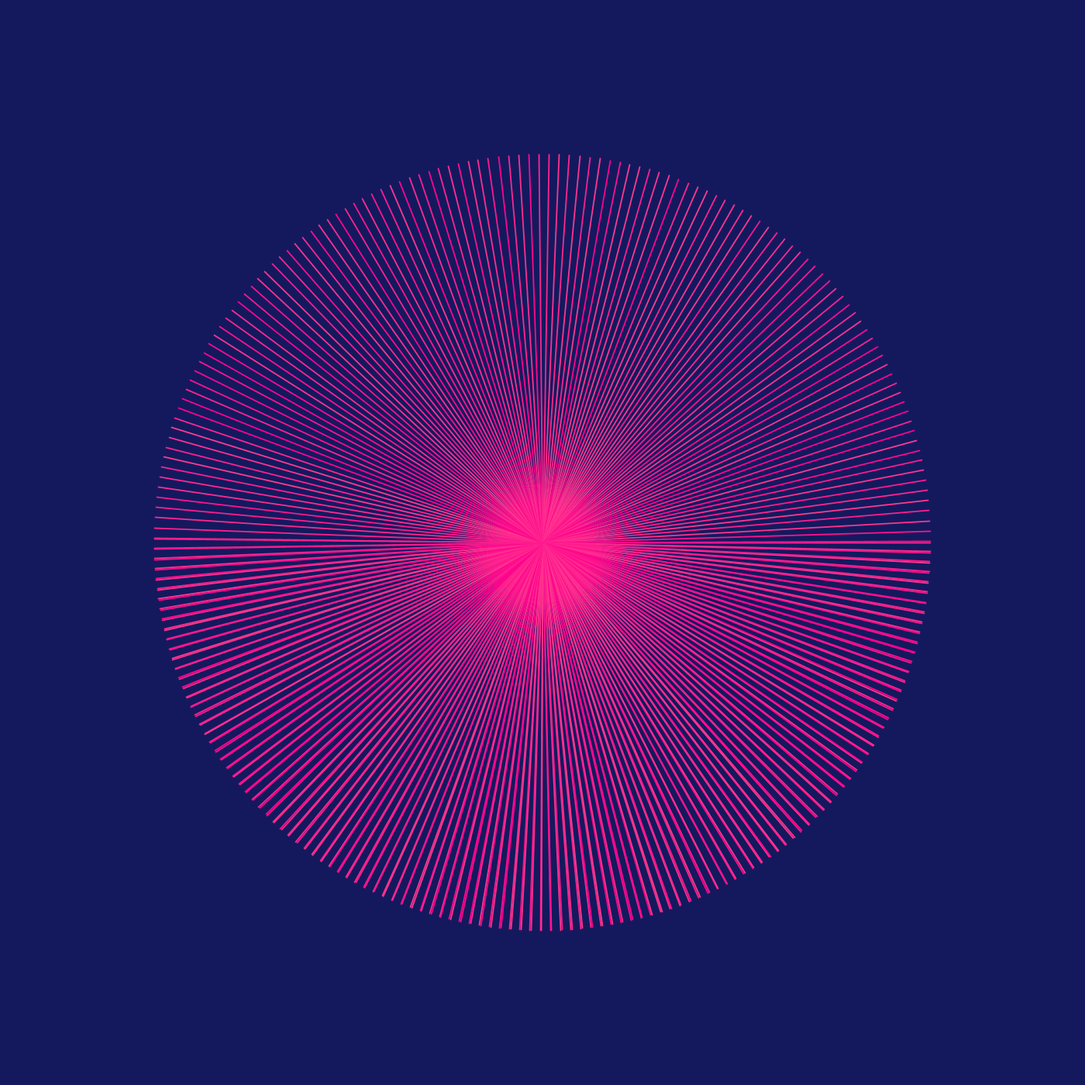
Frame 1 (no input)
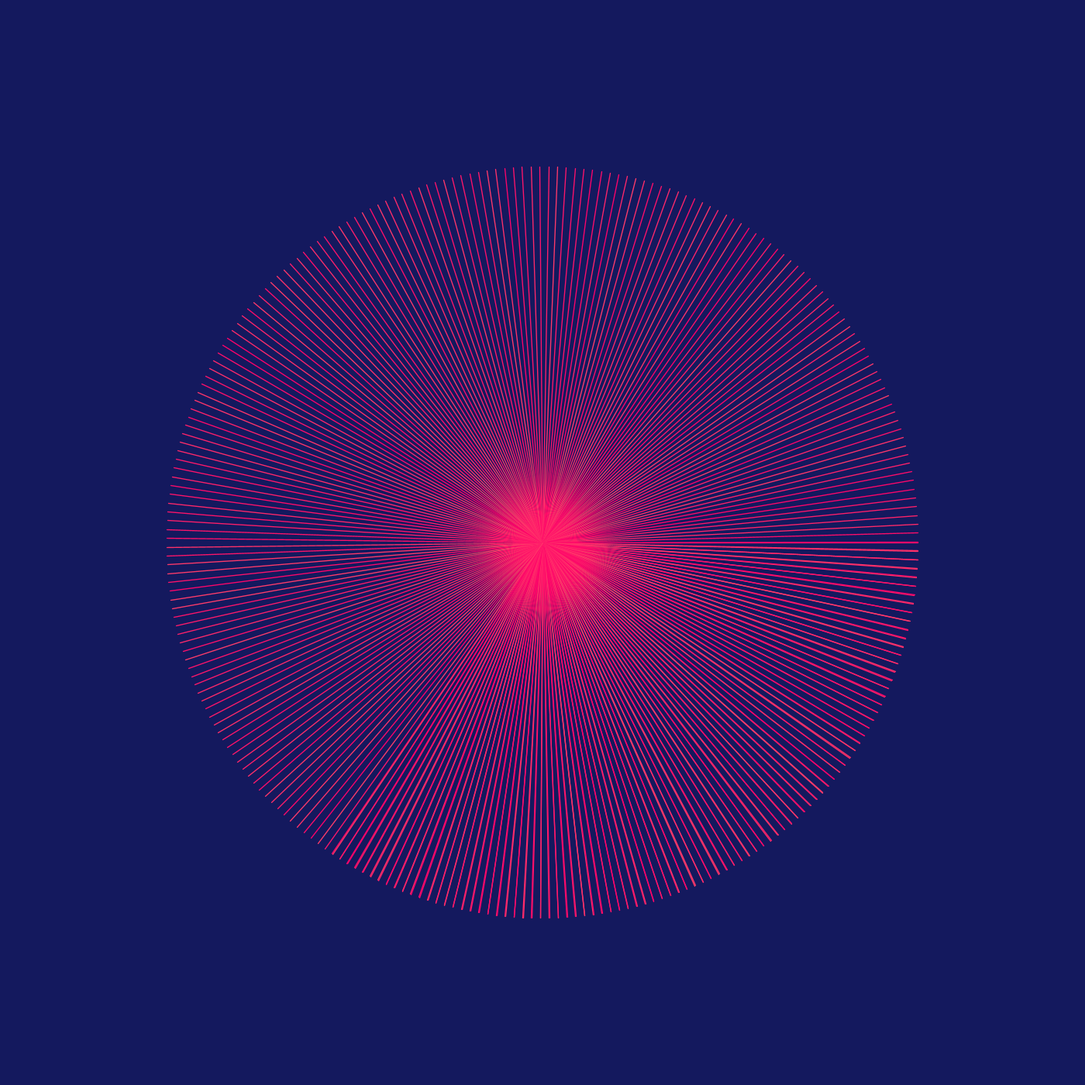
Frame 60 (the mouse pressed at the canvas centre just before this capture)
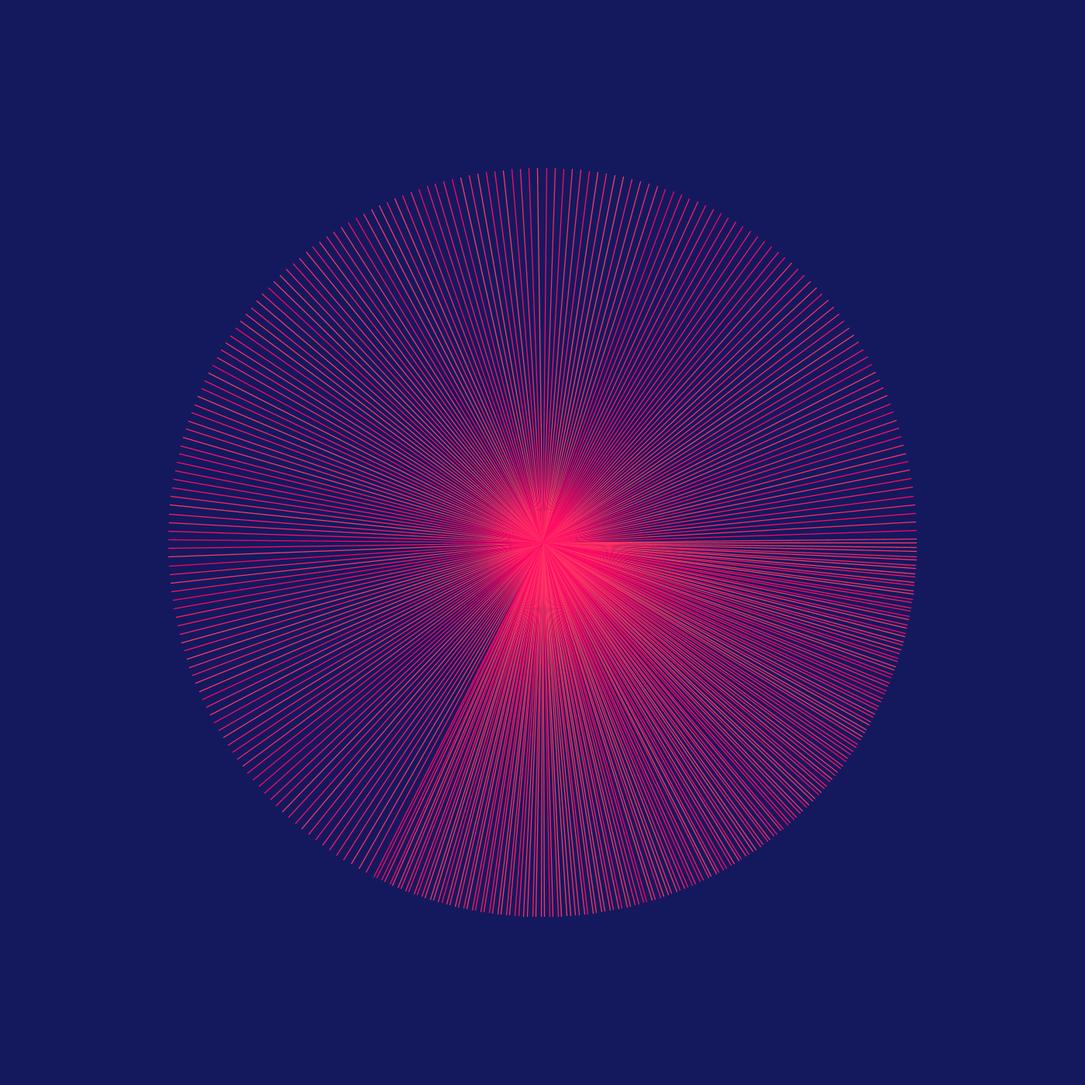
Frame 120 (the mouse held since frame 60 and released just before this capture)

The Processing sketch that drew these frames (run headless with seeded random() and noise(); from frame 60 on, the mouse is pressed at the canvas centre):

// Processing sketch: spokes_anim
// ── spokes_anim.pde

float nz_off = 0.01;

void setup() {
  size(1400,1400);
  background(255,255,244);
}

void draw() {
  background(20,25,94);
  
  for(int i = 0; i < 360; i+=1) {
    float n = noise(nz_off) + 0.9;   
    float x = cos(radians(i*n)) * (350 + n*100);
    float y = sin(radians(i*n)) * (350 + n*100);
    println(x,y,n,nz_off);
    
    pushMatrix();
      translate(width/2, height/2);
      stroke(255,random(60),235*noise(nz_off));
      strokeWeight(3*noise(nz_off));
      line(0,0,x,y);
    popMatrix();
  }
  
  nz_off += 0.007;
}
